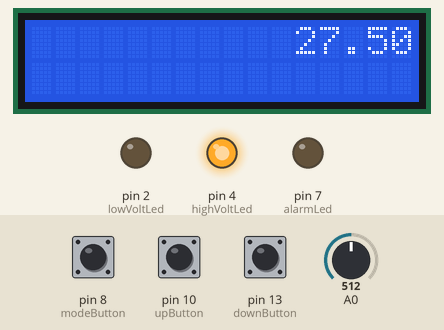
The sketch below on a simulated Arduino Uno, built with avr-gcc and run on an emulated ATmega328P. On the bench: 16×2 character LCD, output pins drawn as LEDs (lit = HIGH). The inputs (shaded band) are chosen by the test bench; at power-on: A0 = 512, pin 8 (modeButton) LOW, pin 10 (upButton) LOW, pin 13 (downButton) LOW.

Above: at 4.2 s.
4.3 s: A0 set to 96
At 9.7 s:
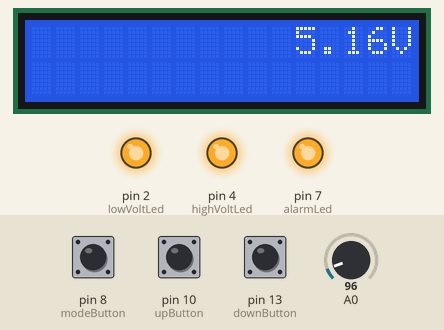
9.9 s: A0 set to 79
At 11.9 s:
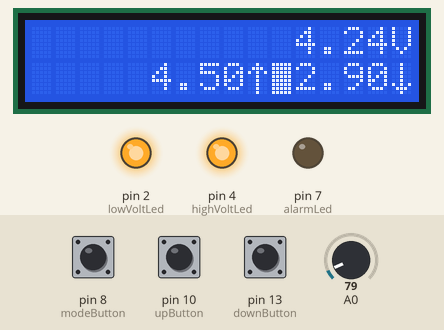
12.3 s: pin 8 (modeButton) pulled HIGH for 2.1 s
At 14.7 s:
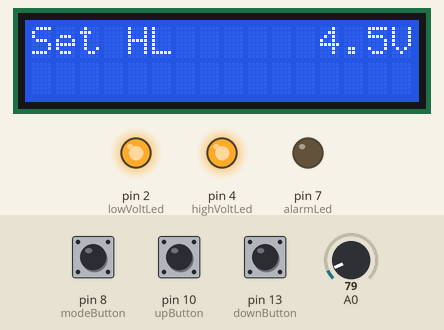
15.9 s: pin 10 (upButton) pulled HIGH for 2.1 s
At 19.1 s:
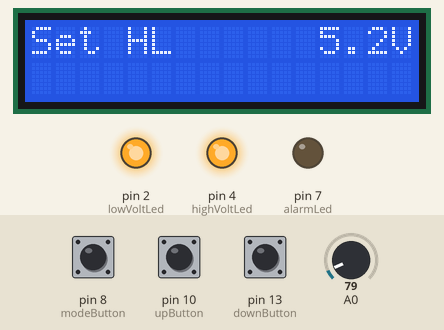
19.5 s: pin 8 (modeButton) pulled HIGH for 2.1 s
At 22.5 s:
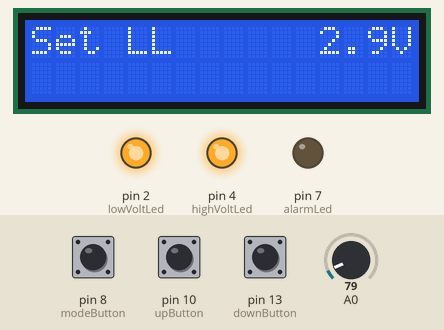
23.1 s: pin 8 (modeButton) pulled HIGH for 2.1 s
At 26.1 s:
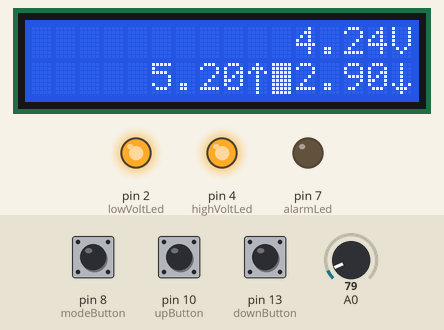
Timing chart, 0 to 27.6 s (numbered marks = the images above; inputs shaded):
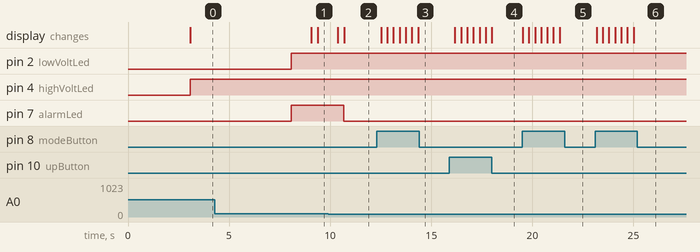

Measured:
- the behaviour switches between 90 and 89 on A0 (found by bisection; images 1 and 2)
- after the input at 4.3 s, the display: first differs from a run without the input after 5.1 s (image 1)
- after the input at 9.9 s, pin 7 (alarmLed): HIGH → LOW after 0.78 s; the display: first differs from a run without the input after 0.79 s (image 2)
- after the input at 12.3 s, the display: changes after 0.22 s (image 3)
- after the input at 15.9 s, the display: first changes after 0.27 s (image 4 shows a later state)
- after the input at 19.5 s, the display: changes at once (image 5)
- after the input at 23.1 s, the display: changes after 0.08 s (image 6)

The sketch:

Voltometer.ino
```cpp
#include <LiquidCrystal.h>

/*
The circuit:

* LCD RS pin to digital pin 12
* LCD Enable pin to digital pin 11
* LCD D4 pin to digital pin 9
* LCD D5 pin to digital pin 6
* LCD D6 pin to digital pin 5
* LCD D7 pin to digital pin 3
* LCD R/W pin to ground
* 10K variable resistor:
* ends to +5V and ground
* wiper to LCD VO pin (pin 5)
*/

// Initialize the library with the interface pins
LiquidCrystal lcd(12, 11, 9, 6, 5, 3);

byte highLevelChar[8] = {
  0b00100,
  0b01110,
  0b10101,
  0b00100,
  0b00100,
  0b00100,
  0b00100,
  0b00100
};

byte lowLevelChar[8] = {
  0b00100,
  0b00100,
  0b00100,
  0b00100,
  0b00100,
  0b10101,
  0b01110,
  0b00100
};

byte separatorChar[8] = {
  0b11111,
  0b11111,
  0b11111,
  0b11111,
  0b11111,
  0b11111,
  0b11111,
  0b11111
};

float lowVoltThreshold = 0;
float highVoltThreshold = 0;
float tolerance = 0;
float highAlarmVolts = 0;
float lowAlarmVolts = 0;
float voltage = 0;
float stepV = 0.1;

int lowVoltLed = 2;
int highVoltLed = 4;
int mainRelay = 4;
int inverterRelay = 2;
int alarmLed = 7;
int modeButton = 8;
int upButton = 10;
int downButton = 13;
int modeButtonStage = 0;
int upButtonStage = 0;
int downButtonStage = 0;
int modeButtonCounter = 0;
int alarmIsOpen = 0;

int upLevelIsOn = 0;
int downLevelIsOn = 0;

float R1 = 100000.0;
float R2 = 10000.0;

enum MODE {
  NORMAL,
  SETHIGHLEVEL,
  SETLOWLEVEL
  };
MODE mode;

// the setup routine runs once when you press reset:
void setup() {
  mode = SETHIGHLEVEL;

  // create new custom characters
  lcd.createChar(0, highLevelChar);
  lcd.createChar(1, lowLevelChar);
  lcd.createChar(2, separatorChar);

  lcd.begin(16, 2);
  lcdPrint("Loading...", 0, 0);

  lowVoltThreshold = 2.9;
  highVoltThreshold = 4.5;
  tolerance = 0.3;

  highAlarmVolts = highVoltThreshold + tolerance;
  lowAlarmVolts = lowVoltThreshold - tolerance;

  pinMode(lowVoltLed, OUTPUT);
  pinMode(highVoltLed, OUTPUT);
  pinMode(mainRelay, OUTPUT);
  pinMode(inverterRelay, OUTPUT);
  pinMode(alarmLed, OUTPUT);
  pinMode(modeButton, INPUT);
  pinMode(upButton, INPUT);
  pinMode(downButton, INPUT);

  // initialize serial communication at 9600 bits per seconds
  Serial.begin(9600);
  delay(3000);
  lcdClear();
}

void loop() {
  modeButtonStage = digitalRead(modeButton);
  if(modeButtonStage){
    modeButtonCounter++;
    modeButtonStage = 0;
  }

  if(modeButtonCounter >= 3 || modeButtonCounter == 0){
    modeButtonCounter = 0;
    modeTask(modeButtonCounter);
    normalModeProccess();
  }else if(modeButtonCounter == 1){
    modeTask(modeButtonCounter);
    float newHighLevelVoltage = setHighLevelThreshold();
    updateHighLevelScreen(newHighLevelVoltage);
  }else if(modeButtonCounter == 2){
    modeTask(modeButtonCounter);
    float newLowLevelVoltage = setLowLevelThreshold();
    updateLowLevelScreen(newLowLevelVoltage);
  }

  if(lowVoltThreshold == 0 || highVoltThreshold == 0 || lowVoltThreshold >= highVoltThreshold){
    return;
  }
  delay(300);
}

void normalModeProccess(){
  lcdClear();
  int sensorValue = analogRead(A0);
  // Convert the analog reading (which goes from 0 - 1023) to a voltage (0 - 30V):
  voltage = sensorValue * (5.0 / 1024.0);
  voltage = voltage / (R2/(R1+R2));

  if (voltage <= 0.15) {
    voltage=0.0;
  }

  displayCurrentVoltage(voltage);

  if(voltage <= lowVoltThreshold && voltage > lowAlarmVolts && !downLevelIsOn){
    setProcess("DOWN");
    alarmIsOpen = 0;
    downLevelIsOn = 1;
    upLevelIsOn = 0;
  }

  if(voltage >= highVoltThreshold && !upLevelIsOn /*&& voltage < highAlarmVolts*/){
    setProcess("UP");
    alarmIsOpen = 0;
    upLevelIsOn = 1;
    downLevelIsOn = 0;
  }

  if(upLevelIsOn || downLevelIsOn){
    setLed(alarmLed, LOW);
    alarmIsOpen = 0;
  }

  if(voltage > highAlarmVolts){
    alarmProcess("UP");
    displayAlarm();
    alarmIsOpen = 1;
  }else if(voltage < lowAlarmVolts){
    alarmProcess("DOWN");
    displayAlarm();
    alarmIsOpen = 1;
  }

  if(!alarmIsOpen){
    displayHighLowLevels(highVoltThreshold, lowVoltThreshold);
  }
}

void setProcess(String process){
  setLed(alarmLed, LOW);
  if(process.equals("DOWN")){
    setRelay(inverterRelay, LOW);
    delay(5000);
    setRelay(mainRelay, LOW);
  }else if(process.equals("UP")){
    setRelay(mainRelay, HIGH);
    delay(5000);
    setRelay(inverterRelay, HIGH);
  }
}

void displayAlarm(){
  lcdPrint("     ", 5, 1);
  delay(1000);
  lcdPrint("Alarm", 5, 1);
}

void modeTask(int mode){
  if(mode == 0){
    setModeToNormal();
  }else if(mode == 1){
    setModeToHihgLevel();
  }else if(mode == 2){
    setModeToLowLevel();
  }
}

float setHighLevelThreshold(){
  upButtonStage = digitalRead(upButton);
  downButtonStage = digitalRead(downButton);

  if(upButtonStage && !downButtonStage && highVoltThreshold <= 30){
    highVoltThreshold += stepV;
  }else if(!upButtonStage && downButtonStage && highVoltThreshold >= 0){
    highVoltThreshold -= stepV;
  }

  return highVoltThreshold;
}

float setLowLevelThreshold(){
  upButtonStage = digitalRead(upButton);
  downButtonStage = digitalRead(downButton);

  if(upButtonStage && !downButtonStage && lowVoltThreshold <= 29){
    lowVoltThreshold += stepV;
  }else if(!upButtonStage && downButtonStage && lowVoltThreshold >= 0){
    lowVoltThreshold -= stepV;
  }

  return lowVoltThreshold;
}

void updateHighLevelScreen(float volt){
  highAlarmVolts = highVoltThreshold + tolerance;
  lowAlarmVolts = lowVoltThreshold - tolerance;
  lcdClear();
  lcdPrint("Set HL", 0, 0);
  lcdPrint(String(volt), 12, 0);
  lcdPrint("V", 15, 0);
}

void updateLowLevelScreen(float volt){
  highAlarmVolts = highVoltThreshold + tolerance;
  lowAlarmVolts = lowVoltThreshold - tolerance;
  lcdClear();
  lcdPrint("Set LL", 0, 0);
  lcdPrint(String(volt), 12, 0);
  lcdPrint("V", 15, 0);
}

void setModeToNormal(){
  mode = NORMAL;
//  Serial.println("mode" + String(mode));
}

void setModeToHihgLevel(){
  mode = SETHIGHLEVEL;
//  Serial.println("mode" + String(mode));
}

void setModeToLowLevel(){
  mode = SETLOWLEVEL;
//  Serial.println("mode" + String(mode));
}

MODE getMode(){
  return mode;
}

void displayCurrentVoltage(float currentVoltage){
  lcdPrint(String(currentVoltage) + "V", 11, 0);
}

void displayHighLowLevels(float highLevel, float lowLevel){
  lcdPrint(String(highLevel), 5, 1);
  lcdWrite(0, 9, 1);
  lcdWrite(2, 10, 1);
  lcdPrint(String(lowLevel), 11, 1);
  lcdWrite(1, 15, 1);
}

void lcdWrite(int specialChar, int x, int y){
  lcd.setCursor(x, y);
  lcd.write((uint8_t)specialChar);
}

void lcdPrint(String message, int x, int y){
  lcd.setCursor(x, y);
  lcd.print(message);
}

void lcdClear(){
  lcd.clear();
}

void alarmProcess(String status){
  setLed(alarmLed, HIGH);
  if(status == "UP"){
    setRelay(inverterRelay, HIGH);
  }else if (status == "DOWN"){
    setRelay(inverterRelay, LOW);
  }
}

void setRelay(int relayId, int statusRelay){
  digitalWrite(relayId, statusRelay);
}

void setLed(int ledId, int statusLed){
  digitalWrite(ledId, statusLed);
}
```
